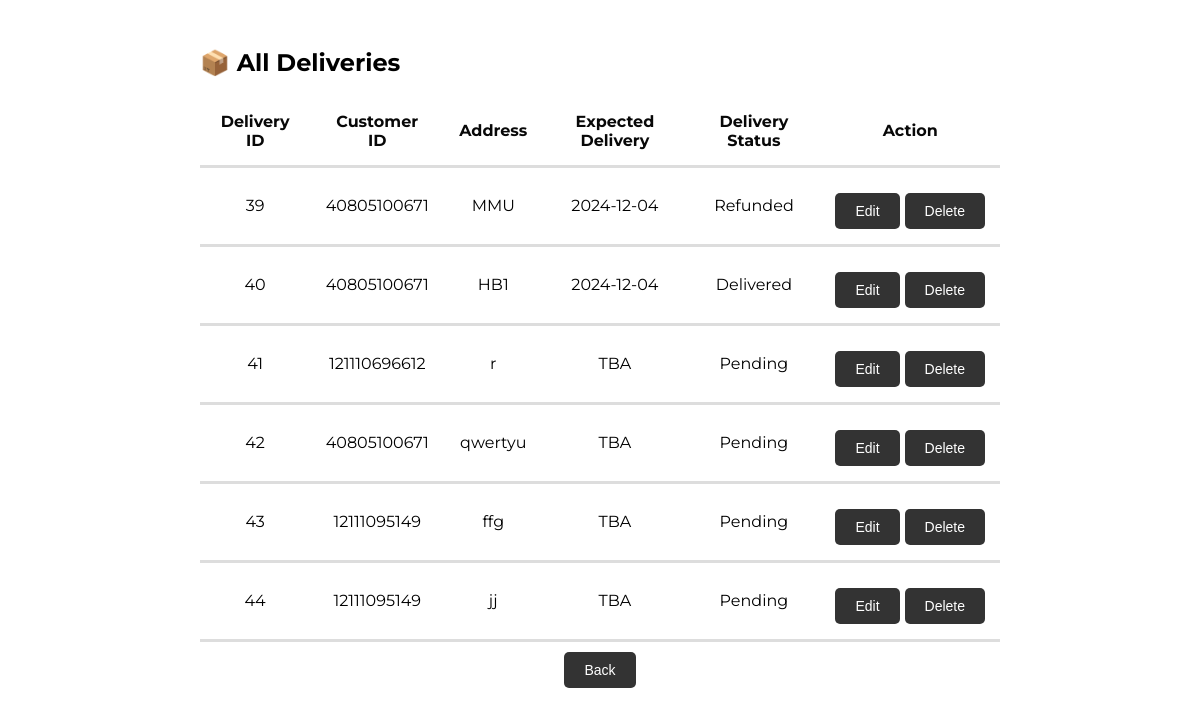
The page /viewdel on the database as committed earlier.
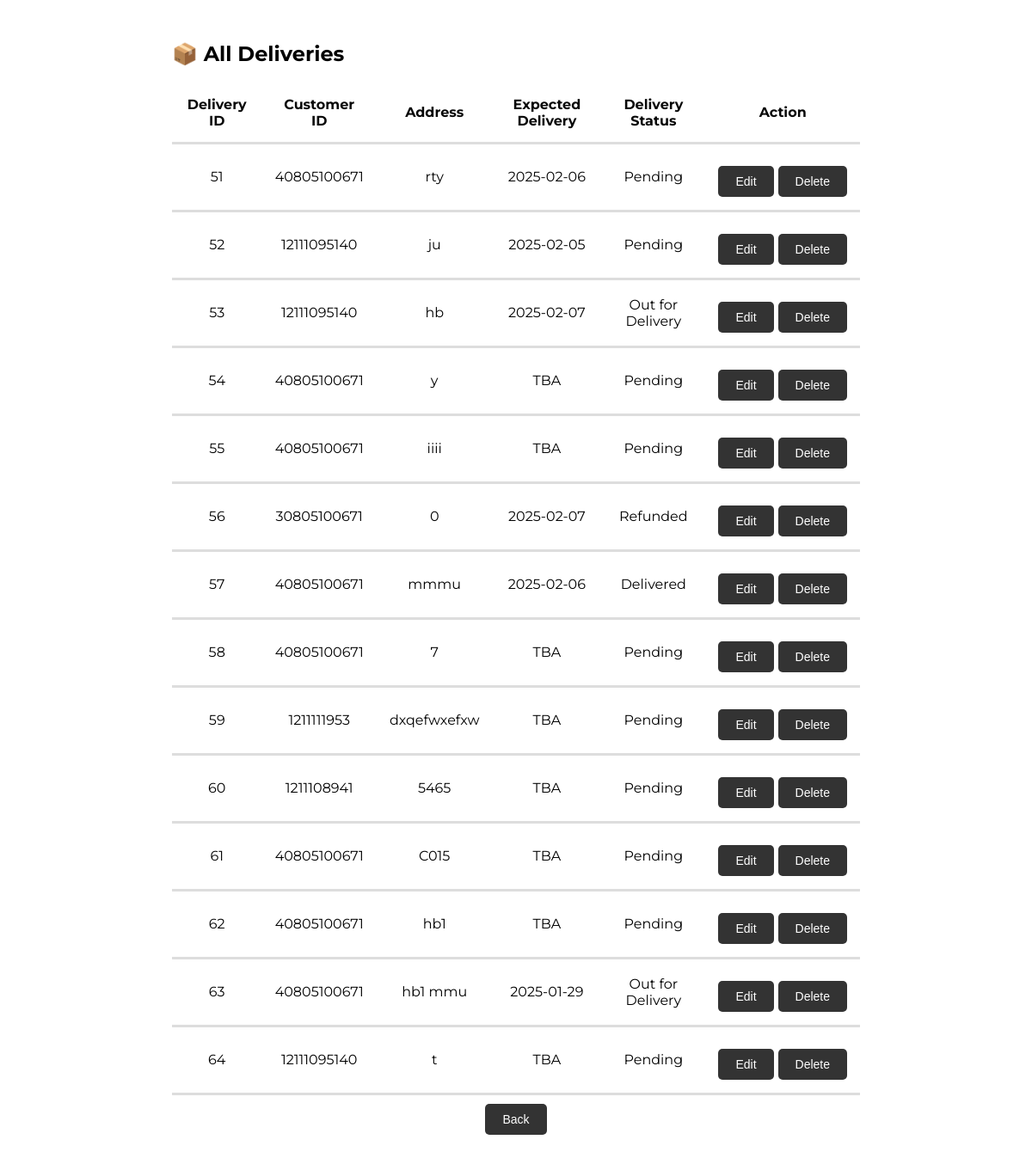
The same page on the database as committed later.
### main.py (models this page shows)
class Delivery(db.Model):
    id = db.Column(db.Integer, primary_key=True)
    customer_id = db.Column(db.Integer, db.ForeignKey('customer.id'), nullable=False)  # Link to customer
    delivery_status = db.Column(db.String(50), default="Pending")
    expected_delivery_date = db.Column(db.String(50), nullable=False)
    address = db.Column(db.String(255), nullable=False)
    customer = db.relationship('customer', backref=db.backref('deliveries', lazy=True))

### main.py (the view)
@tandtweb.route('/viewdel', methods=['GET'])
def view_del():
    delivery_list = Delivery.query.all()
    return render_template('viewdel.html', delivery_list=delivery_list)

### templates/viewdel.html (shortened to what this page needs)
<!DOCTYPE html>
<html lang="en">
<head>
    <link rel="stylesheet" href="/static/cart.css">
</head>
<body>
    <div class="container mt-5">
        <h2>📦 All Deliveries</h2>
        <table class="viewdeliveryy">
            <thead>
                <tr>
                    <th>Delivery ID</th>
                    <th>Customer ID</th>
                    <th>Address</th>
                    <th>Expected Delivery</th>
                    <th>Delivery Status</th>
                    <th>Action</th>
                </tr>
            </thead>
            <tbody>
                {% for delivery in delivery_list %}
                    <tr>
                        <td>{{ delivery.id }}</td>
                        <td>{{ delivery.customer_id }}</td>
                        <td>{{ delivery.address }}</td>
                        <td>{{ delivery.expected_delivery_date }}</td>
                        <td>{{ delivery.delivery_status }}</td>
                        <td>
                            <div class="buttons-container">
                                <form action="/editdel/{{ delivery.id}}" method="GET" style="display: inline;">
                                    <button type="submit" class="edit">Edit</button>
                                </form>
                                <form action="/deletedelivery/{{ delivery.id }}" method="POST" style="display: inline;"
                                onsubmit="return confirm('Are you sure you want to delete this delivery?')">
                                    <button type="submit" class="delete">Delete</button>
                                </form>
                            </div>
                        </td>
                    </tr>
                {% endfor %}
            </tbody>
        </table>
    </div>
    <div class="buttons-container">
        <button type="button" onclick="window.location.href='/courierhome'">Back</button>
    </div>
</body>
</html>

Rows that differ between the two databases and show on the page:
removed Delivery: id "39", customer_id "40805100671", address "MMU", expected_delivery_date "2024-12-04", delivery_status "Refunded"
removed Delivery: id "40", customer_id "40805100671", address "HB1", expected_delivery_date "2024-12-04", delivery_status "Delivered"
removed Delivery: id "41", customer_id "121110696612", address "r", expected_delivery_date "TBA", delivery_status "Pending"
removed Delivery: id "42", customer_id "40805100671", address "qwertyu", expected_delivery_date "TBA", delivery_status "Pending"
removed Delivery: id "43", customer_id "12111095149", address "ffg", expected_delivery_date "TBA", delivery_status "Pending"
removed Delivery: id "44", customer_id "12111095149", address "jj", expected_delivery_date "TBA", delivery_status "Pending"
added Delivery: id "51", customer_id "40805100671", address "rty", expected_delivery_date "2025-02-06", delivery_status "Pending"
added Delivery: id "52", customer_id "12111095140", address "ju", expected_delivery_date "2025-02-05", delivery_status "Pending"
added Delivery: id "53", customer_id "12111095140", address "hb", expected_delivery_date "2025-02-07", delivery_status "Out for Delivery"
added Delivery: id "54", customer_id "40805100671", address "y", expected_delivery_date "TBA", delivery_status "Pending"
added Delivery: id "55", customer_id "40805100671", address "iiii", expected_delivery_date "TBA", delivery_status "Pending"
added Delivery: id "56", customer_id "30805100671", address "0", expected_delivery_date "2025-02-07", delivery_status "Refunded"
added Delivery: id "57", customer_id "40805100671", address "mmmu", expected_delivery_date "2025-02-06", delivery_status "Delivered"
added Delivery: id "58", customer_id "40805100671", address "7", expected_delivery_date "TBA", delivery_status "Pending"
added Delivery: id "59", customer_id "1211111953", address "dxqefwxefxw", expected_delivery_date "TBA", delivery_status "Pending"
added Delivery: id "60", customer_id "1211108941", address "5465", expected_delivery_date "TBA", delivery_status "Pending"
added Delivery: id "61", customer_id "40805100671", address "C015", expected_delivery_date "TBA", delivery_status "Pending"
added Delivery: id "62", customer_id "40805100671", address "hb1", expected_delivery_date "TBA", delivery_status "Pending"
added Delivery: id "63", customer_id "40805100671", address "hb1 mmu", expected_delivery_date "2025-01-29", delivery_status "Out for Delivery"
added Delivery: id "64", customer_id "12111095140", address "t", expected_delivery_date "TBA", delivery_status "Pending"
